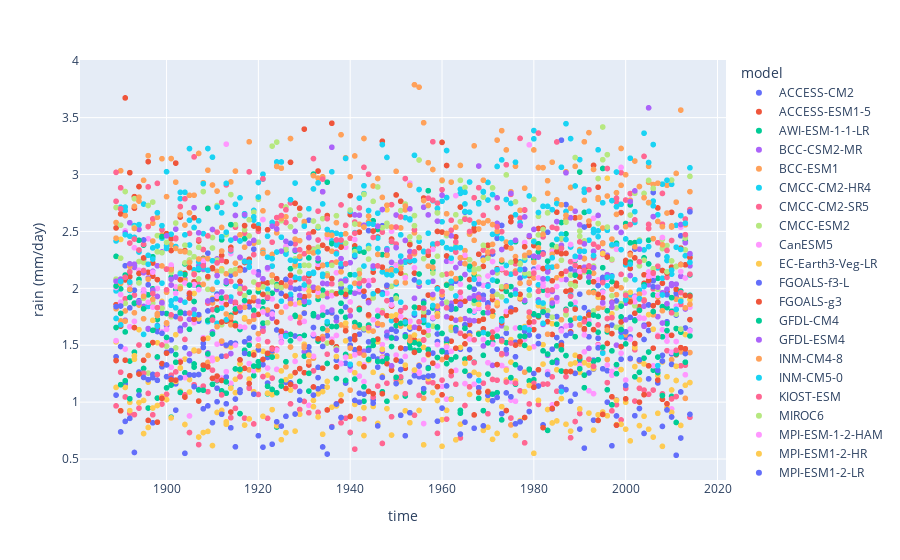

This figure's notebook cell:
### Code cell
%%time
fig = px.scatter(df, x="time", y="rain (mm/day)", color = "model")
fig.show()
